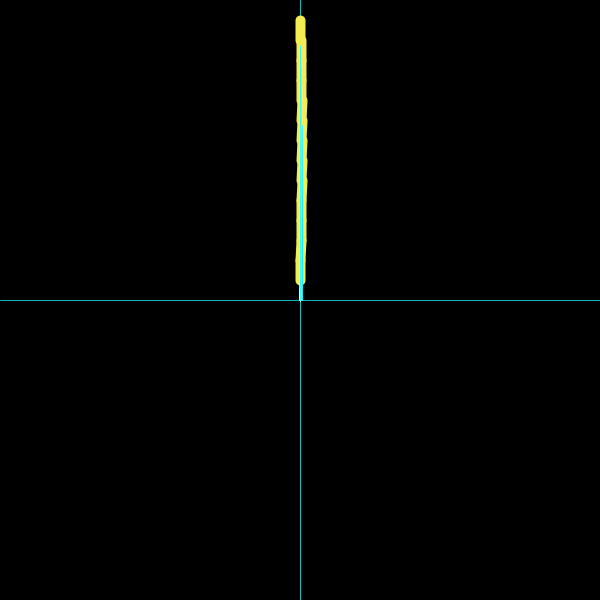
Frame 1 (no input)
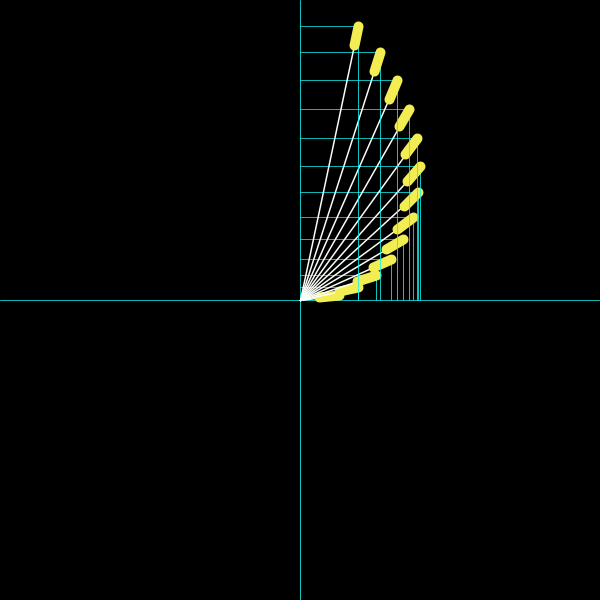
Frame 60 (the mouse pressed at the canvas centre just before this capture)
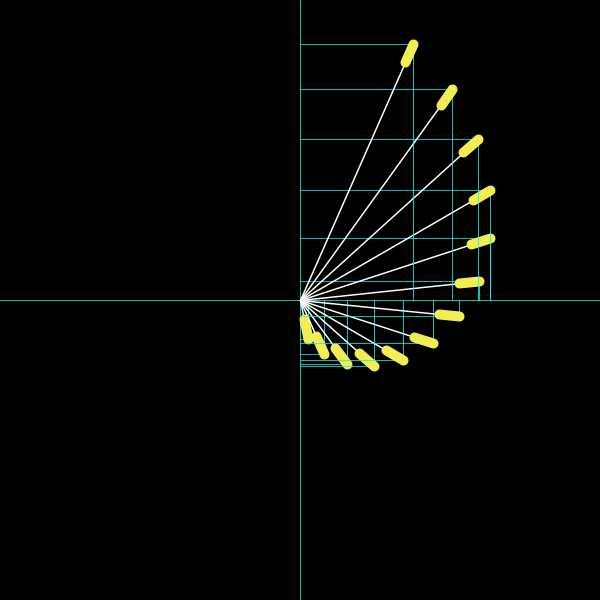
Frame 120 (the mouse held since frame 60 and released just before this capture)

The Processing sketch that drew these frames (run headless with seeded random() and noise(); from frame 60 on, the mouse is pressed at the canvas centre):

// Processing sketch: processing_173829
// ── processing_173829.pde

// vector rotation. Ch1 and Ch6  'Nature of Code'  Daniel Shiffman.

VectorManager vM;

void setup() {
  size(600, 600);
  vM = new VectorManager();
  vM.makeVectors();
}

void draw() {
  background(0);
  stroke(#11F2F0);
  strokeWeight(.8);
  line(width/2, 0, width/2, height);
  line(0, height/2, width, height/2);

  vM.update();
  vM.display();
}


// for use in Js mode
static class Vec2D {
  // polar implementation, angle and magnitude
  static PVector degDist(float angDeg, float distance) {
    float theta = radians(angDeg);
    float dx = distance * cos(theta);
    float dy = distance * sin(theta);
    PVector v = new PVector(dx, dy);
    return v;
  }
  
  void rotateDeg(PVector v, float angDeg) {
    float theta = radians(angDeg);
    float xTemp = v.x;
    v.x = v.x*cos(theta) - v.y*sin(theta);
    v.y = xTemp*sin(theta) + v.y*cos(theta);
  }
}

class VisualVector {
  PVector startPt, finishPt, copy; 
  color col;
  float size, mag;

  VisualVector() {
    startPt  = new PVector(width/2, height/2);
    size = 20;
    copy = new PVector();
  }

  void display(PVector f, color c) {
    pushMatrix();
    finishPt = f;
    col = c;
    translate(startPt.x, startPt.y);

    stroke(col);
    strokeWeight(1.5);
    line(0, 0, finishPt.x, finishPt.y); // the vector

    stroke(#11F2F0);
    strokeWeight(.8);
    line(0, finishPt.y, finishPt.x, finishPt.y); // dx
    line(finishPt.x, 0, finishPt.x, finishPt.y); // dy

    // turn a copy of the finishPt into the 'end of the wide line pt' 
    copy = finishPt.get();
    mag = copy.mag(); 
    copy.normalize();
    copy.mult(mag-size);
    stroke(#F2ED53); //randCol()
    strokeWeight(10);
    line(finishPt.x, finishPt.y, copy.x, copy.y);
    popMatrix();
  }

  color randCol() {
    float r = random(255);
    float g = random(255);
    float b = random(255);
    color c =  color(r, g, b);
    return c;
  }
}

class VectorManager { 
  Vec2D vec2D;
  VisualVector  visualVector;
  PVector[] vectors;
  color col;
  int num;
  float mag, incr;

  VectorManager() {
    visualVector = new VisualVector();
    vec2D = new Vec2D();
    num = 13;
    vectors = new PVector[num]; 
    col = #FAFFFA;
    
  }

  void makeVectors() {
    mag = 40;
    for (int i = 0; i < num; i++) {
      vectors[i] = vec2D.degDist(-90, mag);
      mag += 20;
    }
  }

  void update() {
    incr = 1.4;
    for (PVector v : vectors) {
      vec2D.rotateDeg(v, incr);
      incr -= 0.1;
    }
  }

  void display() {
    for (PVector v : vectors) {
      visualVector.display(v, col);
    }
  }
}
